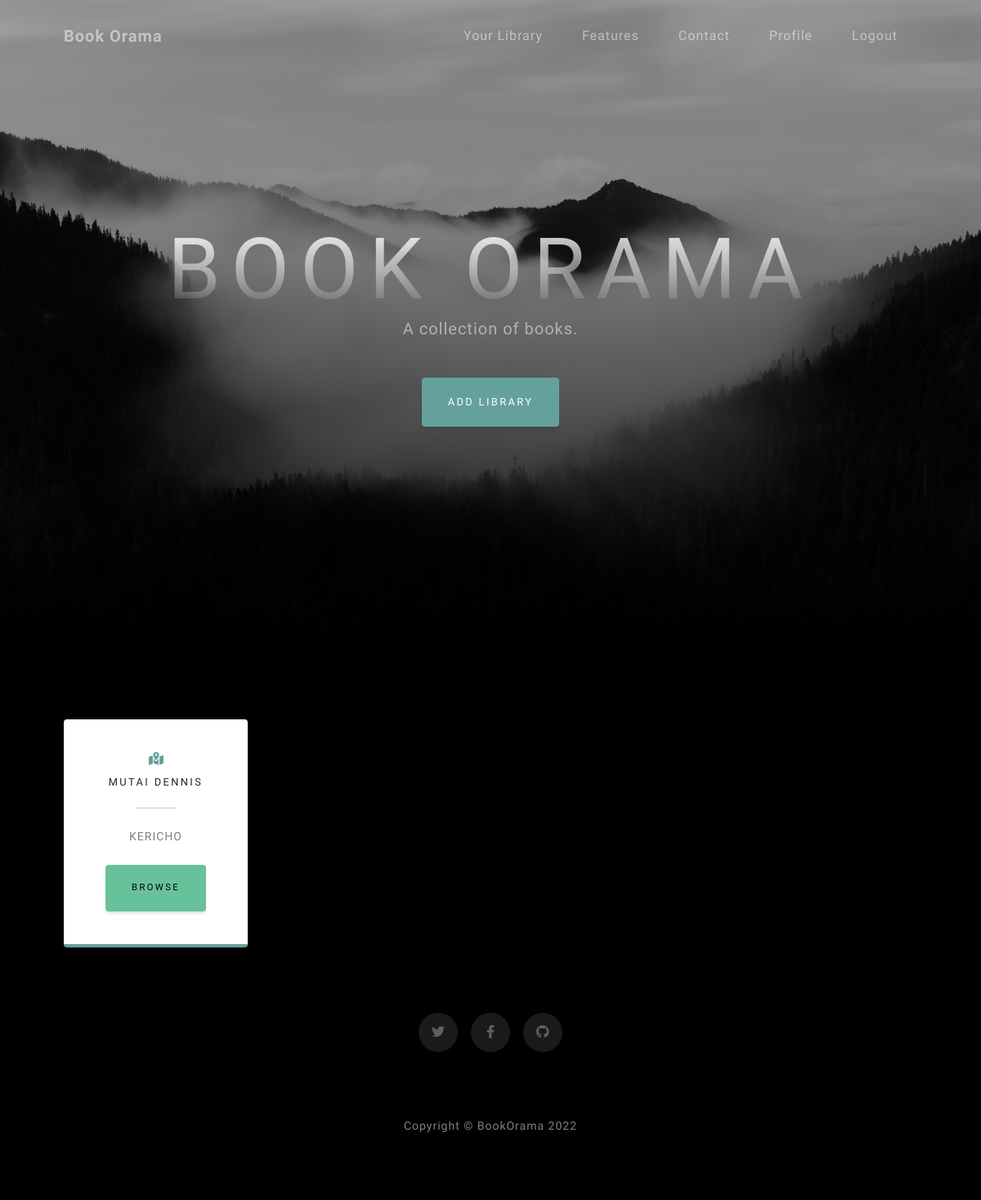
The page /home (signed in) on the database as committed earlier.
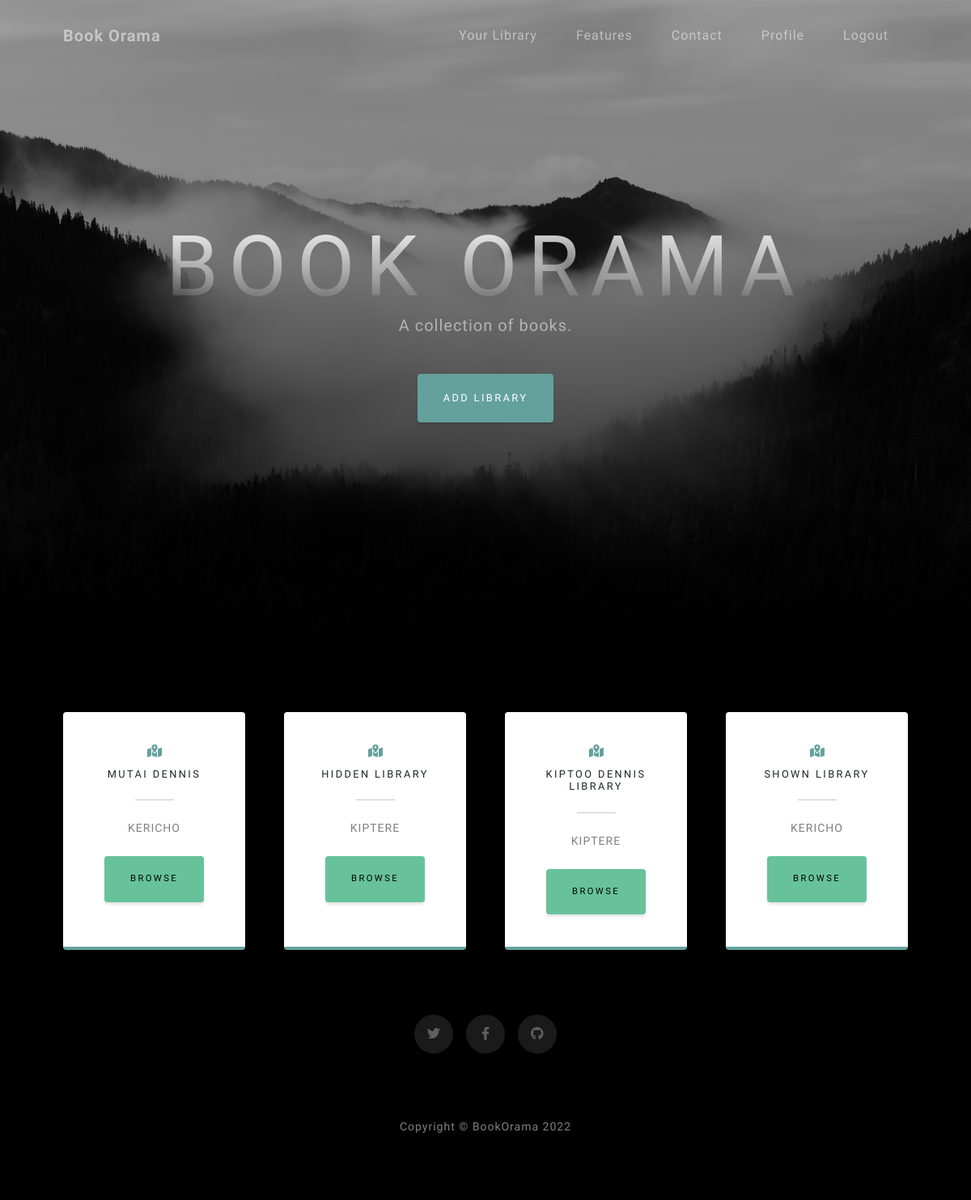
The same page on the database as committed later.
### app/models.py (models this page shows)
class Library(db.Model):
    id = db.Column(db.Integer, primary_key=True)
    name = db.Column(db.String(255))
    location = db.Column(db.String(255))
    library_cognito = db.Column(db.Boolean())
    user_id = db.Column(db.Integer(), db.ForeignKey('user.id'))
    books = db.relationship('Book', backref='library', lazy='dynamic')

### app/routes.py (the view)
@app.route('/home')
@login_required
def home():
    library = Library.query.all()
    private_lib=Library.query.filter_by(library_cognito=1)
    return render_template('index.html', library=library,private_lib=private_lib)

### app/models.py (called while the page is built)
@login.user_loader
def load_user(id):
    return User.query.get(int(id))

### app/templates/index.html (shortened to what this page needs)
<!DOCTYPE html>
<html lang="en">
    <head>
        <link href="{{url_for('static',filename='css/styles.css')}}" rel="stylesheet" />
    </head>
    <body id="page-top">
        <nav class="navbar navbar-expand-lg navbar-light fixed-top" id="mainNav">
            <div class="container px-4 px-lg-5">
                <a class="navbar-brand" href="#page-top">Book Orama</a>
                <div class="collapse navbar-collapse" id="navbarResponsive">
                    <ul class="navbar-nav ms-auto">
                        <li class="nav-item"><a class="nav-link" href="#about">Your Library</a></li>
                        <li class="nav-item"><a class="nav-link" href="#projects">Features</a></li>
                        <li class="nav-item"><a class="nav-link" href="#signup">Contact</a></li>
                        {% if current_user.is_anonymous %}
                            <li class="nav-item"><a class="nav-link" href="{{ url_for('login') }}">Login</a></li>
                            <li class="nav-item"><a class="nav-link" href="{{ url_for('register') }}">Sign Up</a></li>
                        {% else %}
                            <li class="nav-item"><a class="nav-link" href="{{ url_for('user', id=current_user.id) }}">Profile</a></li>
                            <li class="nav-item"><a class="nav-link" href="{{ url_for('logout') }}">Logout</a></li>
                        {% endif %}
                    </ul>
                </div>
            </div>
        </nav>
        <header class="masthead">
            <div class="container px-4 px-lg-5 d-flex h-100 align-items-center justify-content-center">
                <div class="d-flex justify-content-center">
                    <div class="text-center">
                        <h1 class="mx-auto my-0 text-uppercase">BOOK ORAMA</h1>
                        <h2 class="text-white-50 mx-auto mt-2 mb-5">A collection of books.</h2>
                        <a class="btn btn-primary" href="{{url_for('add_lib')}}">Add Library</a>
                    </div>
                </div>
            </div>
        </header>
        <section class="contact-section bg-black">
            <div class="container px-4 px-lg-5">
                <div class="row gx-4 gx-lg-5">
                    {% for lib in current_user.libraries %}
                     {%if lib.library_cognito==1%}
                      <div class="col-md-3 mb-3 mb-md-0">
                                    <div class="card py-4 h-100">
                                        <div class="card-body text-center">
                                            <i class="fas fa-map-marked-alt text-primary mb-2"></i>
                                            <h4 class="text-uppercase m-0">{{lib.name}}</h4>
                                            <hr class="my-4 mx-auto" />
                                            <div class="small text-black-50">{{lib.location}}</div>
                                            <br>
                                              <div class="small text-black-50" >
                                                <a  class="btn btn-success" href="{{url_for('library',id=lib.id)}}">Browse</a>
                                                </div>
                                        </div>
                                    </div>
                                </div>
                                {%endif%}
                                {% endfor %}
                            {%for libr in library %}
                        {% if libr.library_cognito==0%}
                            <div class="col-md-3 mb-3 mb-md-0">
                                    <div class="card py-4 h-100">
                                        <div class="card-body text-center">
                                            <i class="fas fa-map-marked-alt text-primary mb-2"></i>
                                            <h4 class="text-uppercase m-0">{{libr.name}}</h4>
                                            <hr class="my-4 mx-auto" />
                                            <div class="small text-black-50">{{libr.location}}</div>
                                            <br>
                                              <div class="small text-black-50" >
                                                <a  class="btn btn-success" href="{{url_for('library',id=libr.id)}}">Browse</a>
                                                </div>
                                        </div>
                                    </div>
                                </div>
                        {% endif %}
                        {%endfor%}
                </div>
                <div class="social d-flex justify-content-center">
                    <a class="mx-2" href="#!"><i class="fab fa-twitter"></i></a>
                    <a class="mx-2" href="#!"><i class="fab fa-facebook-f"></i></a>
                    <a class="mx-2" href="#!"><i class="fab fa-github"></i></a>
                </div>
            </div>
        </section>
        <footer class="footer bg-black small text-center text-white-50">
            <div class="container px-4 px-lg-5">Copyright &copy; BookOrama 2022</div></footer>
    </body>
</html>

Rows that differ between the two databases and show on the page:
added Library: name "HIDDEN LIBRARY", location "KIPTERE", shown under "A collection of books."
added Library: name "KIPTOO DENNIS LIBRARY", location "KIPTERE"
added Library: name "SHOWN LIBRARY", location "KERICHO"
